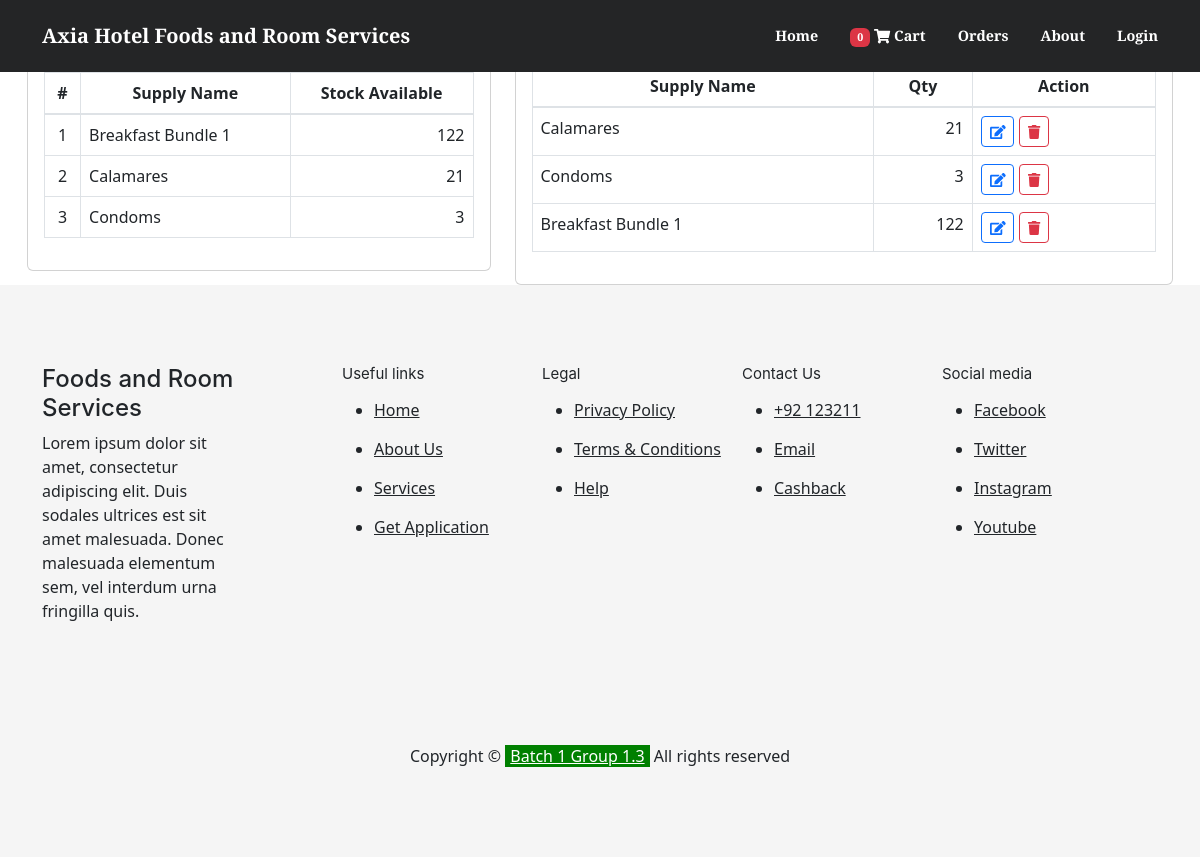
The page /index.php?page=food_inventory on the database as committed earlier.
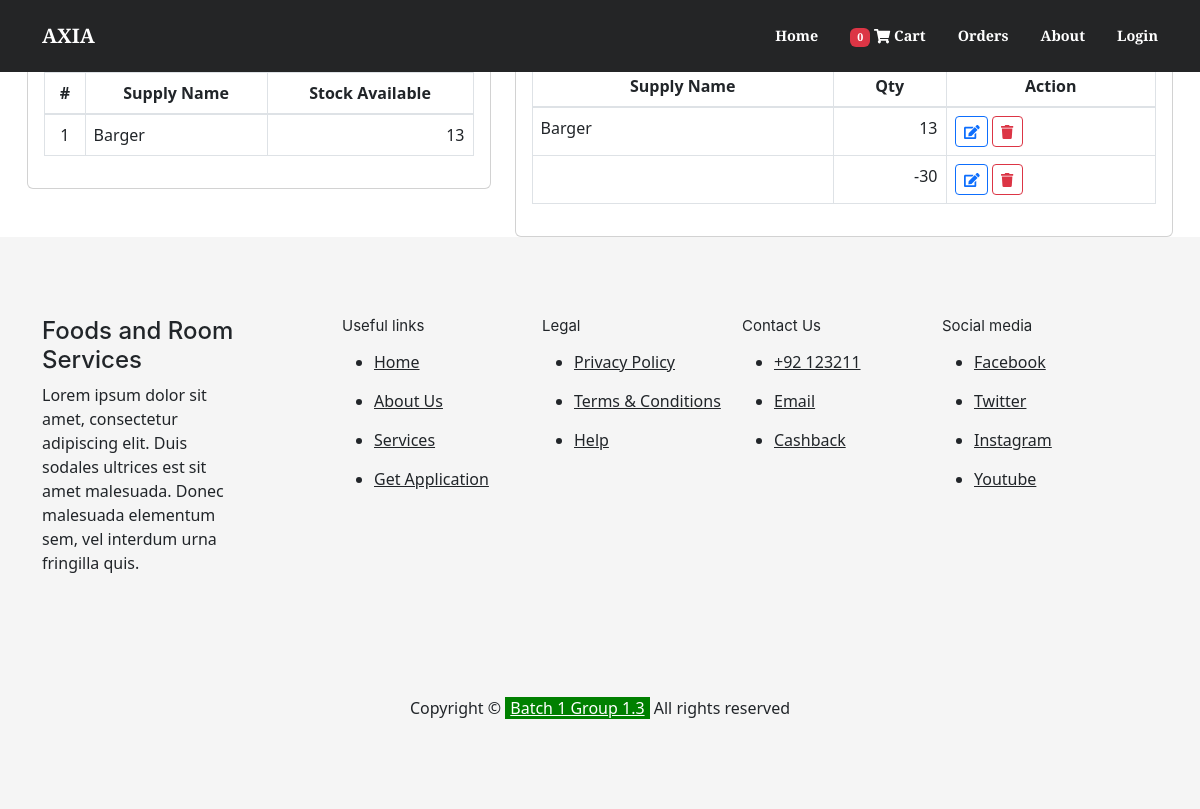
The same page on the database as committed later.
### tables this page shows
CREATE TABLE `product_list` (
  `id` int(30) NOT NULL,
  `category_id` int(30) NOT NULL,
  `name` varchar(100) NOT NULL,
  `description` text NOT NULL,
  `price` float NOT NULL DEFAULT '0',
  `img_path` text NOT NULL,
  `status` tinyint(1) NOT NULL DEFAULT '1' COMMENT '0= unavailable, 2 Available',
  `prod_qty` int(11) NOT NULL
);

CREATE TABLE `product_inventory` (
  `id` int(30) NOT NULL,
  `prod_id` int(30) NOT NULL,
  `prod_qty` int(30) NOT NULL
);

### admin/food_inventory.php (the view, shortened to what this page needs)
<?php include 'db_connect.php' ?>
<div class="container-fluid">
	<div class="col-lg-12">
		<div class="row">
			<div class="col-md-5">
				<div class="card">
					<div class="card-header">
						<h4><b>Inventory</b></h4>
					</div>
					<div class="card-body">
						<table class="table table-bordered">
							<thead>
								<th class="text-center">#</th>
								<th class="text-center">Supply Name</th>
								<th class="text-center">Stock Available</th>
							</thead>
							<tbody>
								<?php
								$i = 1;
								$supply = $conn->query("SELECT *, pl.name as name, pl.id as product_id, pi.prod_qty as qty FROM product_list pl join product_inventory pi on pi.prod_id = pl.id order by name asc");
								while ($row = $supply->fetch_assoc()) :
									$sup_arr[$row['product_id']] = $row['name'];
								?>
									<tr>
										<td class="text-center"><?php echo $i++ ?></td>
										<td class=""><?php echo $row['name'] ?></td>
									<td class="text-right"><?php echo $row['qty'] ?></td>
									</tr>
								<?php endwhile; ?>
							</tbody>
						</table>
					</div>
				</div>
			</div>
			<div class="col-md-7">
				<div class="card">
					<div class="card-header">
						<button class="btn btn-primary btn-sm float-right" id="manage-supply">Manage Supply</button>
					</div>
					<div class="card-body">
						<table class="table table-bordered">
							<thead>
								<th class="text-center">Supply Name</th>
								<th class="text-center">Qty</th>
								<th class="text-center">Action</th>
							</thead>
							<tbody>
								<?php
								$inventory = $conn->query("SELECT * FROM product_inventory order by prod_id desc");
								while ($row = $inventory->fetch_assoc()) :
								?>
									<tr>
										<td class=""><?php echo $sup_arr[$row['prod_id']] ?></td>
										<td class="text-right"><?php echo $row['prod_qty'] ?></td>
										<td>
											<button type="button" class="btn btn-sm btn-outline-primary edit_stock" data-id="<?php echo $row['id'] ?>"><i class="fa fa-edit"></i></button>
											<button type="button" class="btn btn-sm btn-outline-danger delete_stock" data-id="<?php echo $row['id'] ?>"><i class="fa fa-trash"></i></button>
										</td>
									</tr>
								<?php endwhile; ?>
							</tbody>
						</table>
					</div>
				</div>
			</div>
		</div>
	</div>
</div>

### index.php (shortened to what this page needs)
<!DOCTYPE html>
<html lang="en">
    <?php
    include('header.php');
    ?>
    <body id="page-top">
        <nav class="navbar navbar-expand-lg navbar-light fixed-top py-3" id="mainNav">
            <div class="container">
                <a class="navbar-brand js-scroll-trigger" href="./"><?php echo $_SESSION['setting_name'] ?></a>
                <div class="collapse navbar-collapse" id="navbarResponsive">
                    <ul class="navbar-nav ml-auto my-2 my-lg-0">
                        <li class="nav-item"><a class="nav-link js-scroll-trigger" href="index.php?page=home">Home</a></li>
                        <li class="nav-item"><a class="nav-link js-scroll-trigger" href="index.php?page=cart_list"><span> <span class="badge badge-danger item_count">0</span> <i class="fa fa-shopping-cart"></i>  </span>Cart</a></li>
                        <li class="nav-item"><a class="nav-link js-scroll-trigger" href="index.php?page=orders">Orders</a></li>
                        <li class="nav-item"><a class="nav-link js-scroll-trigger" href="index.php?page=about">About</a></li>
                        <?php if(isset($_SESSION['login_user_id'])): ?>
                        <li class="nav-item"><a class="nav-link js-scroll-trigger" href="admin/ajax.php?action=logout2"><?php echo "Welcome ". $_SESSION['login_user_name'] ?> <i class="fa fa-power-off"></i></a></li>
                      <?php else: ?>
                        <li class="nav-item"><a class="nav-link js-scroll-trigger" href="javascript:void(0)" id="login_now">Login</a></li>
                      <?php endif; ?>
                    </ul>
                </div>
            </div>
        </nav>
        <?php
        $page = isset($_GET['page']) ?$_GET['page'] : "home";
        include $page.'.php';
        ?>
       <?php include('footer.php') ?>
    </body>
</html>

### header.php (shortened to what this page needs)
<link href="https://cdnjs.cloudflare.com/ajax/libs/magnific-popup.js/1.1.0/magnific-popup.min.css" rel="stylesheet" />
<link href="admin/assets/vendor/bootstrap-datepicker/css/bootstrap-datepicker.css" rel="stylesheet" />
<link href="css/styles.css" rel="stylesheet" />
<link href="https://cdn.jsdelivr.net/npm/bootstrap@5.2.3/dist/css/bootstrap.min.css" rel="stylesheet">

### footer.php (shortened to what this page needs)
<footer>
        <div class="container">
            <div class="footer-wrapper d-flex">
                <div class="footer-about">
                    <h4>Foods and Room Services</h4>
                    <p>
                        Lorem ipsum dolor sit amet, consectetur adipiscing elit. Duis sodales ultrices est sit amet
                        malesuada. Donec malesuada elementum sem, vel interdum urna fringilla quis.
                    </p>
                </div>
                <div class="footer-col">
                    <h5>Useful links</h5>
                    <ul>
                        <li><a href="#">Home</a></li>
                        <li><a href="#">about us</a></li>
                        <li><a href="#">services</a></li>
                        <li><a href="#">Get Application</a></li>
                    </ul>
                </div>
                <div class="footer-col">
                    <h5>Legal</h5>
                    <ul>
                        <li><a href="#">Privacy Policy</a></li>
                        <li><a href="#">terms & Conditions</a></li>
                        <li><a href="#">Help</a></li>
                    </ul>
                </div>
                <div class="footer-col">
                    <h5>Contact Us</h5>
                    <ul>
                        <li><a href="#">+92 123211</a></li>
                        <li><a href="service@freewebsitecode.com">Email</a></li>
                        <li><a href="#">Cashback</a></li>
                    </ul>
                </div>
                <div class="footer-col">
                    <h5>Social media </h5>
                    <ul>
                        <li><a href="https://www.facebook.com/alexandrethegrape">facebook</a></li>
                        <li><a href="https://www.facebook.com/alexandrethegrape">twitter</a></li>
                        <li><a href="https://www.facebook.com/alexandrethegrape">instagram</a></li>
                        <li><a href="#">Youtube</a></li>
                    </ul>
                </div>
            </div>
            <div class="copyright">
                <p>Copyright &copy; <a href="https://www.facebook.com/alexandrethegrape">Batch 1 Group 1.3</a> All rights reserved</p>
                <br><br>
            </div>
        </div>
    </footer>

Rows that differ between the two databases and show on the page:
removed product_list: name "Breakfast Bundle 1", product_inventory.prod_qty "122"
removed product_list: name "Calamares", product_inventory.prod_qty "21"
removed product_list: name "Condoms", product_inventory.prod_qty "3"
removed product_inventory: prod "Calamares", prod_qty "21"
removed product_inventory: prod "Condoms", prod_qty "3"
removed product_inventory: prod "Breakfast Bundle 1", prod_qty "122"
added product_list: name "Barger", product_inventory.prod_qty "13"
added product_inventory: prod "Barger", prod_qty "13"
added product_inventory: prod_qty "-30"
Other text that changed with them:
$_SESSION['setting_name']: "Axia Hotel Foods and Room Services" → "AXIA"
